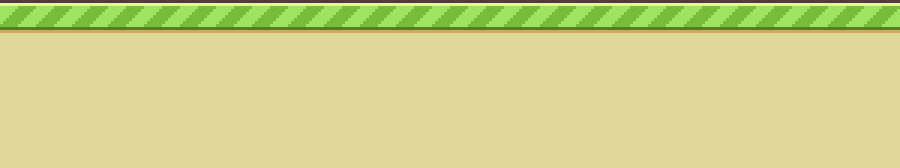
#> input picture ground.png, 900 x 168 px
$ python widthimageanonater.py
#> lines starting #> are read from the running program, lines starting #| are printed output that depends on the picture
import cv2, matplotlib.pyplot as plt

img = cv2.imread('ground.png')
#> img is the input picture: shape (168, 900, 3); mean B, G, R 137.9, 209.5, 206.5
h, w = img.shape[:2]
#> h = 168; w = 900
img = cv2.cvtColor(img, cv2.COLOR_BGR2RGB)

r1, r2 = ((20, 20), (150, 150)), ((w - 220, h - 220), (w - 20, h - 20))
#> r1 = ((20, 20), (150, 150)); r2 = ((680, -52), (880, 148))
cv2.rectangle(img, r1[0], r1[1], (255, 255, 0), 3)
cv2.rectangle(img, r2[0], r2[1], (255, 0, 255), 3)  # Fixed typo: r1[1] to r2[1]

c1, c2 = ((r1[0][0] + r1[1][0]) // 2, (r1[0][1] + r1[1][1]) // 2), ((r2[0][0] + r2[1][0]) // 2, (r2[0][1] + r2[1][1]) // 2)
#> c1 = (85, 85); c2 = (780, 48)
cv2.circle(img, c1, 15, (0, 255, 0), -1)
cv2.circle(img, c2, 15, (255, 0, 0), -1)
cv2.line(img, c1, c2, (0, 255, 255), 3)

font = cv2.FONT_HERSHEY_SIMPLEX
cv2.putText(img, 'Region 1', (r1[0][0], r1[0][1] - 10), font, 0.7, (255, 255, 255), 2)
cv2.putText(img, 'Region 2', (r2[0][0], r2[0][1] - 10), font, 0.7, (255, 255, 255), 2)
cv2.putText(img, 'Center 1', (c1[0] - 40, c1[1] + 40), font, 0.7, (255, 255, 0), 2)
cv2.putText(img, 'Center 2', (c2[0] - 40, c2[1] + 40), font, 0.7, (255, 255, 0), 2)

# Changed to horizontal arrows for width measurement
arrow_s, arrow_e = (20, 50), (w - 20, 50)
#> arrow_s = (20, 50)
cv2.arrowedLine(img, arrow_s, arrow_e, (255, 255, 0), 3, tipLength=0.05)
cv2.arrowedLine(img, arrow_e, arrow_s, (255, 255, 0), 3, tipLength=0.05)

# Changed to display width instead of height
cv2.putText(img, f'Width: {w}px', (w // 2 - 100, 80), font, 0.7, (255, 255, 255), 2)
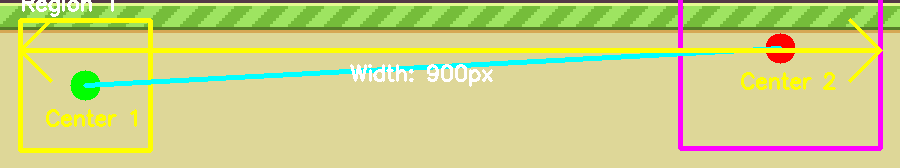
#> img: shape (168, 900, 3); mean R, G, B 205.3, 209.2, 133.6

plt.imshow(img)
plt.title('Annotated image - Width Measurement')
plt.axis('off')
plt.show()
